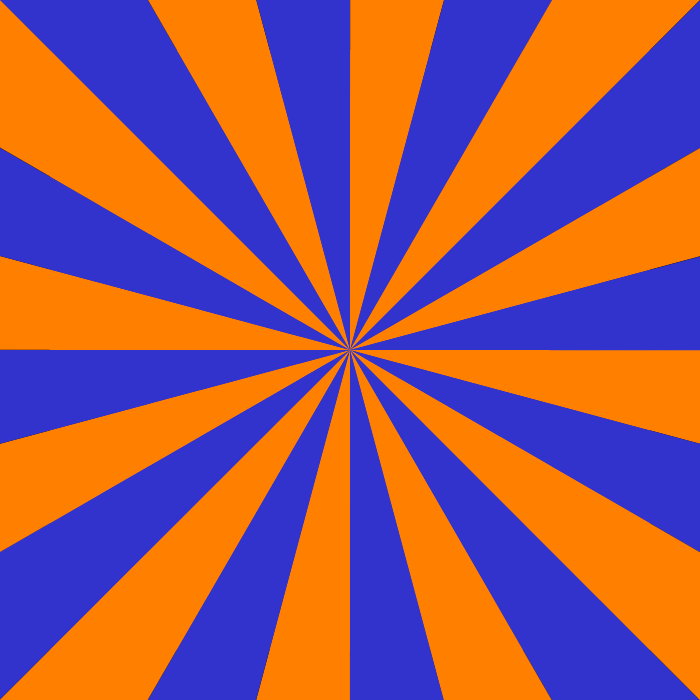
Frame 1 (no input)
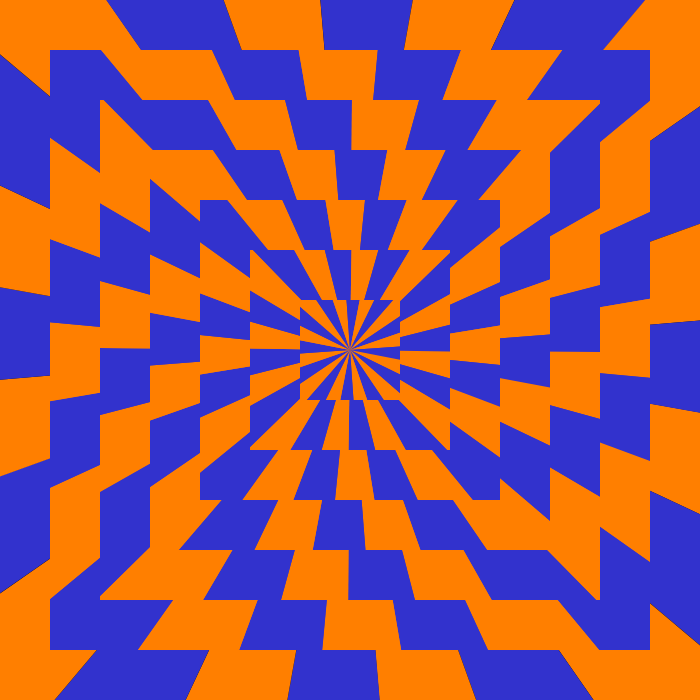
Frame 60 (no input)
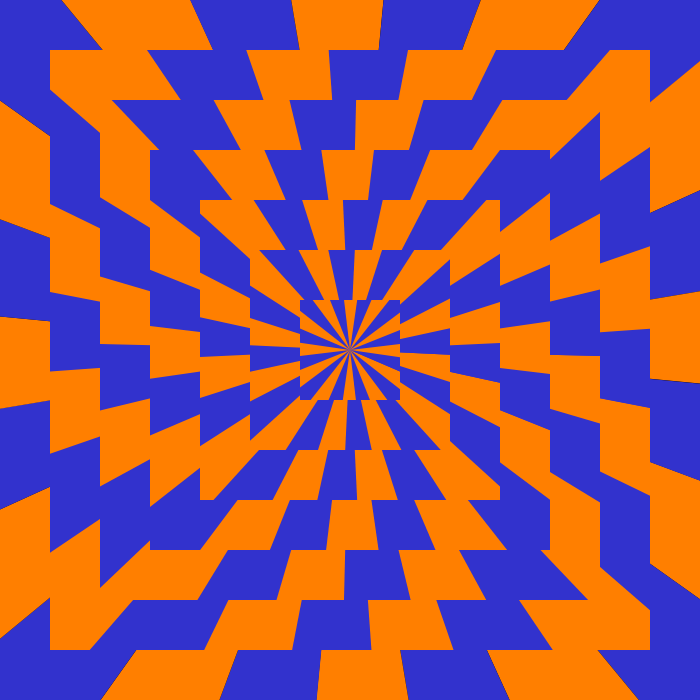
Frame 120 (the mouse pressed at the canvas centre since frame 60)

The p5.js sketch that drew these frames (run headless with seeded random() and noise() and a simulated clock; from frame 60 on, the mouse is pressed at the canvas centre):

// p5.js sketch
// ── sketch.js
let increment = 0;

function setup() {
    createCanvas(700, 700);
}

function draw() {
    background(0);

    //GET SCREEN SIZE
    let w = width;
    let h = height;

    for (let layer = 1; layer <= 7; layer++) {
        //1 --> DRAW THE OUTER LAYER THAT "SPINS" SLOWLY
        //7 --> DRAW THE INNER LAYER THAT "SPINS" FASTLY

        //DRAW ONE OF THE LAYER
        drawRectTiles(w, h, (increment * layer) % (TWO_PI / 12));

        //EACH ITERATION DECREMENT 100 PX OF THE DIMENSIONS 
        w -= 100;
        h -= 100;
    }

    //INCREMENT ANGLE TO THE LAYERS ROTATION
    increment += 0.003;
}

function drawRectTiles(w, h, index) {

    // THIS ANGLES AIM TO EACH CORNER OF THE RECTANGLE
    // c -- d
    // |    |
    // b -- a

    let a = atan2(h, w);
    let b = -(a - PI / 2) + PI / 2;
    let c = a + PI;
    let d = 2 * PI - a;

    //ALL THE TRANSLATIONS AND ROTATIONS
    //BETWEEN PUSH() AND POP() WILL BE UNDONE 
    //AFTER THE BLOCK RESPECTIVE POP()
    push();
    //(0,0) IS NOW AT THE SCREEN CENTER 
    translate(width / 2, height / 2);

    //THE SECTION IS 1/20 OF THE CIRCUNFERENCE
    let section = (TWO_PI / 24);

    let count = 0;

    colorMode(RGB);

    //RUNS AROUND THE ELLIPSE
    for (var i = index; i < TWO_PI + index; i += 0.001) {
        let x1, y1;
        let x2, y2;

        //POSITIONS P1, P2, P3, P4
        // c --P4-- d
        // |        |
        // P3       P1
        // |        |
        // b --P2-- a

        //P1
        if (i > d || i <= a) {
            x1 = w / 2;
            y1 = tan(i) * w / 2;
        }
        //P2
        else if (i >= a && i < b) {
            x1 = (1 / tan(i)) * h / 2;
            y1 = h / 2;
        }
        //P3
        else if (i > b && i <= c) {
            x1 = -w / 2;
            y1 = -tan(i) * w / 2;
        }
        //P4
        else if (i >= c && i < d) {
            x1 = -(1 / tan(i)) * h / 2;
            y1 = -h / 2;
        }

        //P1
        if (i + section > d || i + section <= a) {
            x2 = w / 2;
            y2 = tan(i + section) * w / 2;
        }
        //P2
        else if (i + section >= a && i + section < b) {
            x2 = (1 / tan(i + section)) * h / 2;
            y2 = h / 2;
        }
        //P3
        else if (i + section > b && i + section <= c) {
            x2 = -w / 2;
            y2 = -tan(i + section) * w / 2;
        }
        //P4
        else if (i + section >= c && i + section < d) {
            x2 = -(1 / tan(i + section)) * h / 2;
            y2 = -h / 2;
        }

        //IF IT'S A SECTION POSITION
        if ((i - index) % section < 0.001) {

            //SHAPES WILL HAVE NO EDGES
            noStroke();

            //SET WHICH COLOR WILL HAVE THE FOLLOWING SHAPE
            if (count % 2 == 0) {
                fill(255, 127, 0);
            } else {
                fill(50, 50, 205);
            }

            //INCREMENT TO ALTERNATE BETWEEN THE COLORS
            count++;

            //BEGIN A SHAPE
            beginShape();

            //A VERTEX OF THE SHAPE
            vertex(x1, y1);

            //IF THE VERTEXES ARE NEAR A CORNER
            //THIS CORNER BECOMES A MIDDLE VERTEX
            if (i < a && i + section > a) {
                vertex(w / 2, h / 2);
            }
            else if (i < b && i + section > b) {
                vertex(-w / 2, h / 2);
            }
            else if (i < c && i + section > c) {
                vertex(-w / 2, -h / 2);
            }
            else if (i < d && i + section > d) {
                vertex(w / 2, -h / 2);
            }

            //ANOTHER VERTEX OF THE SHAPE
            vertex(x2, y2);

            //CENTER OF THE SCREEN
            vertex(0, 0);

            //END THE SHAPE
            endShape(CLOSE);
        }

    }

    pop();

}

//THIS FUNCTION IS NOT USED IN THIS PROJECT
//BUT IT'S ROLE IS 
//DRAWING A RECTANGLE RUNS AT THE ANGLES OF AN ELLIPSE
function drawRect(cx, cy, w, h) {

    // THIS ANGLES AIM TO EACH CORNER OF THE RECTANGLE
    // c -- d
    // |    |
    // b -- a

    let a = atan2(h, w);
    let b = -(a - PI / 2) + PI / 2;
    let c = a + PI;
    let d = 2 * PI - a;

    //ALL THE TRANSLATIONS AND ROTATIONS
    //BETWEEN PUSH() AND POP() WILL BE UNDONE 
    //AFTER THE BLOCK RESPECTIVE POP()
    push()
    
    //(0,0) IS NOW AT THE CENTER OF THE RECTANGLE
    translate(cx, cy);
    //BEGIN A SHAPE
    beginShape();
    //RUNS AROUND THE ELLIPSE (FROM 0 TO TWO PI)
    for (let i = 0; i < TWO_PI; i += 0.001) {
        let x, y;

        //POSITIONS P1, P2, P3, P4
        // c --P4-- d
        // |        |
        // P3       P1
        // |        |
        // b --P2-- a

        //P1
        if (i > d || i <= a) {
            x = w / 2;
            y = tan(i) * w / 2;
        }
        //P2
        else if (i >= a && i < b) {
            x = (1 / tan(i)) * h / 2;
            y = h / 2;
        }
        //P3
        else if (i > b && i <= c) {
            x = -w / 2;
            y = -tan(i) * w / 2;
        }
        //P4
        else if (i >= c && i < d) {
            x = -(1 / tan(i)) * h / 2;
            y = -h / 2;
        }

        //ADD THE VERTEX
        vertex(x, y);
    }
    //END THE SHAPE
    endShape(CLOSE);

    pop();
}
